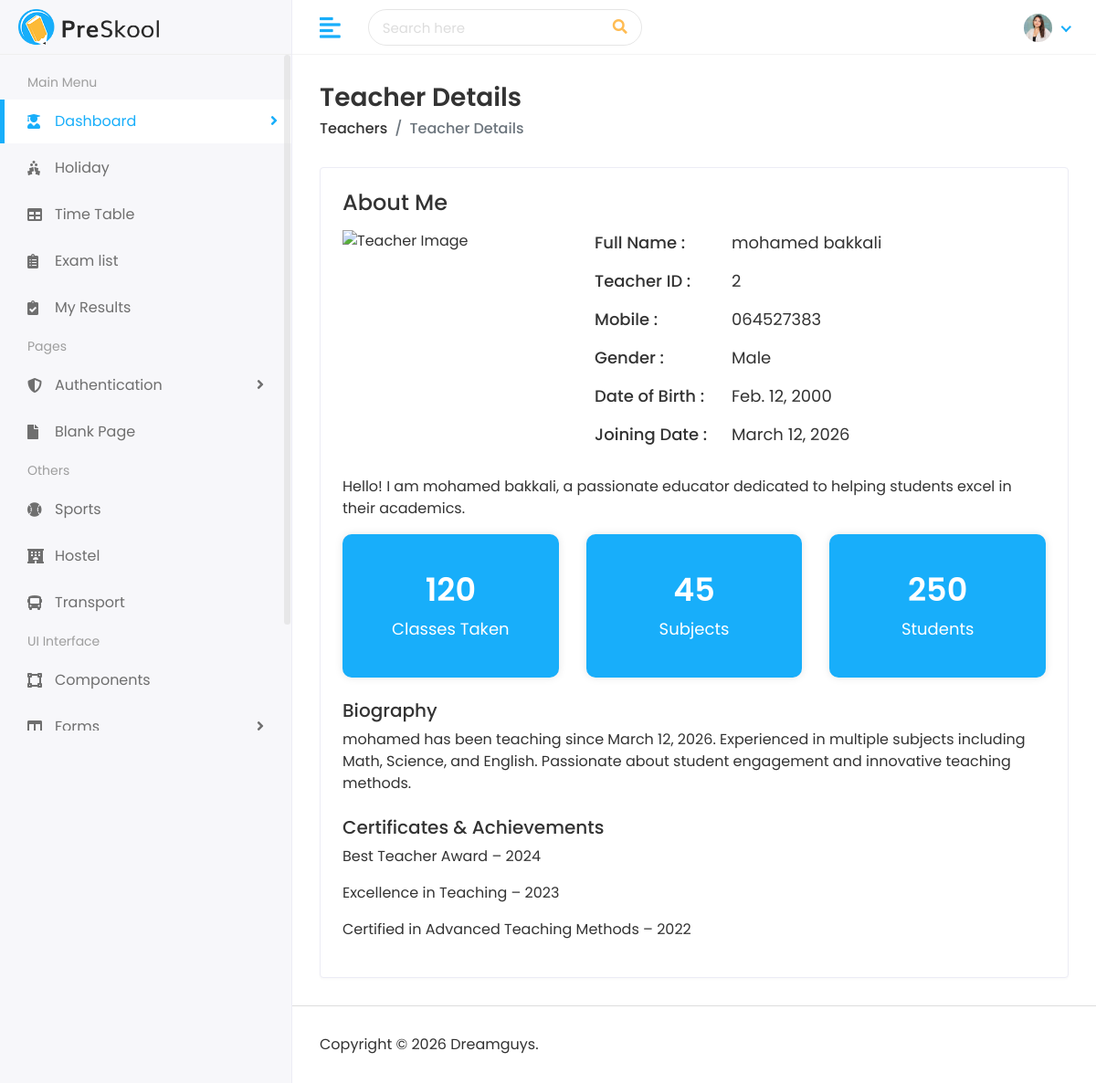
The app's page /teacher/teachers/1/ (signed in) with its own data.
### teacher/models.py (models this page shows, shortened)
class Teacher(models.Model) :
  first_name = models.CharField(max_length=100)
  last_name = models.CharField(max_length=100)
  teacher_id = models.CharField(max_length=20 , unique=True)
  gender = models.CharField(max_length=10 , choices=[('Male' , 'Male'), ('Female' , 'Female')])
  date_of_birth = models.DateField()
  joining_date = models.DateField()
  mobile_number = models.CharField(max_length=15)
  teacher_image = models.ImageField(upload_to='teachers/' , blank=True)

### teacher/views.py (the view)
# urls.py: path('teachers/<int:teacher_id>/', views.view_teacher, name='view_teacher'),
@login_required
def view_teacher(request, teacher_id):
  teacher = get_object_or_404(Teacher ,pk=teacher_id )
  return render(request, 'teachers/teacher-details.html' , {'teacher' : teacher})

### templates/teachers/teacher-details.html (shortened to what this page needs)
{% extends 'Home/base.html' %}
{% load static %}
{% block body %}
<div class="page-wrapper">
    <div class="content container-fluid">
        <div class="page-header">
            <div class="row">
                <div class="col-sm-12">
                    <h3 class="page-title">Teacher Details</h3>
                    <ul class="breadcrumb">
                        <li class="breadcrumb-item"><a href="/teacher">Teachers</a></li>
                        <li class="breadcrumb-item active">Teacher Details</li>
                    </ul>
                </div>
            </div>
        </div>
        <div class="card">
            <div class="card-body">
                <div class="row">
                    <div class="col-md-12">
                        <div class="about-info">
                            <h4>About Me</h4>
                            <div class="media mt-3">
                                {% if teacher.teacher_image %}
                                   <img src="{{ teacher.teacher_image.url }}" class="mr-3" alt="Teacher Image">
                                {% else %}
                                   <img src="{% static 'path/to/default-image.png' %}" class="mr-3" alt="Teacher Image">
                                {% endif %}
                                <div class="media-body">
                                    <ul>
                                        <li>
                                            <span class="title-span">Full Name : </span>
                                            <span class="info-span">{{ teacher.first_name }} {{ teacher.last_name }}</span>
                                        </li>
                                        <li>
                                            <span class="title-span">Teacher ID : </span>
                                            <span class="info-span">{{ teacher.teacher_id }}</span>
                                        </li>
                                        <li>
                                            <span class="title-span">Mobile : </span>
                                            <span class="info-span">{{ teacher.mobile_number }}</span>
                                        </li>
                                        <li>
                                            <span class="title-span">Gender : </span>
                                            <span class="info-span">{{ teacher.gender }}</span>
                                        </li>
                                        <li>
                                            <span class="title-span">Date of Birth : </span>
                                            <span class="info-span">{{ teacher.date_of_birth }}</span>
                                        </li>
                                        <li>
                                            <span class="title-span">Joining Date : </span>
                                            <span class="info-span">{{ teacher.joining_date }}</span>
                                        </li>
                                    </ul>
                                </div>
                            </div>
                            <div class="row mt-3">
                                <div class="col-md-12">
                                    <p>Hello! I am {{ teacher.first_name }} {{ teacher.last_name }}, a passionate educator dedicated to helping students excel in their academics.</p>
                                </div>
                            </div>
                            <div class="row follow-sec">
                                <div class="col-md-4 mb-3">
                                    <div class="blue-box">
                                        <h3>120</h3>
                                        <p>Classes Taken</p>
                                    </div>
                                </div>
                                <div class="col-md-4 mb-3">
                                    <div class="blue-box">
                                        <h3>45</h3>
                                        <p>Subjects</p>
                                    </div>
                                </div>
                                <div class="col-md-4 mb-3">
                                    <div class="blue-box">
                                        <h3>250</h3>
                                        <p>Students</p>
                                    </div>
                                </div>
                            </div>
                            <div class="row mt-2">
                                <div class="col-md-12">
                                    <h5>Biography</h5>
                                    <p>{{ teacher.first_name }} has been teaching since {{ teacher.joining_date }}. Experienced in multiple subjects including Math, Science, and English. Passionate about student engagement and innovative teaching methods.</p>
                                </div>
                            </div>
                            <div class="row mt-2">
                                <div class="col-md-12">
                                    <h5>Certificates & Achievements</h5>
                                    <p>Best Teacher Award – 2024</p>
                                    <p>Excellence in Teaching – 2023</p>
                                    <p>Certified in Advanced Teaching Methods – 2022</p>
                                </div>
                            </div>
                        </div>
                    </div>
                </div>
            </div>
        </div>
    </div>
    <footer>
        <p>Copyright © 2026 Dreamguys.</p>
    </footer>
</div>
{% endblock %}

### static/assets/css/style.css (style rules this page uses)
html { height: 100%; }
body { background-color: #fff; color: #333; font-family: 'Poppins', sans-serif; font-size: 1rem; height: 100%; line-height: 1.5; overflow-x: hidden; }
h1, h2, h3, h4, h5, h6 { font-family: 'Poppins', sans-serif; margin-top: 0; }
ul, ol { padding: 0px; list-style: none; }
.card { border: 1px solid #ececf5; box-shadow: 0 1px 3px 0 rgba(0, 0, 0, 0.03); margin-bottom: 1.875rem; }
.card-body { padding: 1.5rem; }
footer { padding: 1.875rem 1.875rem; border-top: 1px solid #ddd; }
footer p { margin: 0px; }
.page-wrapper { margin-left: 320px; padding-top: 60px; position: relative; transition: all 0.4s ease; }
.page-wrapper > .content { padding: 1.875rem 1.875rem 0; }
.page-header { margin-bottom: 1.875rem; }
.page-header .breadcrumb { background-color: transparent; color: #6c757d; font-size: 1rem; font-weight: 500; margin-bottom: 0; padding: 0; }
.page-header .breadcrumb a { color: #333; }
.page-title { font-size: 28px; font-weight: 600; color: #333; margin-bottom: 5px; }
.about-info img { width: 250px; }
.about-info ul li { font-size: 18px; margin: 0px 0px 15px 10px; display: flex; }
.title-span { font-weight: 500; width: 150px; }
.blue-box { background-color: #18aefa; padding: 40px 30px; box-shadow: 0px 0px 10px 0px rgba(0, 0, 0, 0.1); border-radius: 10px; color: #fff; text-align: center; }
.follow-sec h3 { font-size: 35px; font-weight: 600; }
.follow-sec p { font-size: 18px; margin: 0px; }

### records on screen
Teacher: first_name "mohamed", last_name "bakkali", teacher_id "2", mobile_number "064527383", gender "Male", date_of_birth "Feb. 12, 2000", joining_date "March 12, 2026"
